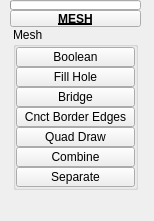
<?xml version="1.0" encoding="UTF-8"?>
<ui version="4.0">
 <class>QtUi</class>
 <widget class="QMainWindow" name="QtUi">
  <property name="enabled">
   <bool>true</bool>
  </property>
  <property name="geometry">
   <rect>
    <x>0</x>
    <y>0</y>
    <width>154</width>
    <height>221</height>
   </rect>
  </property>
  <property name="minimumSize">
   <size>
    <width>0</width>
    <height>0</height>
   </size>
  </property>
  <property name="maximumSize">
   <size>
    <width>999</width>
    <height>999</height>
   </size>
  </property>
  <property name="windowTitle">
   <string>Toolkit</string>
  </property>
  <property name="layoutDirection">
   <enum>Qt::LeftToRight</enum>
  </property>
  <property name="tabShape">
   <enum>QTabWidget::Triangular</enum>
  </property>
  <property name="dockNestingEnabled">
   <bool>true</bool>
  </property>
  <property name="dockOptions">
   <set>QMainWindow::AllowNestedDocks|QMainWindow::AllowTabbedDocks|QMainWindow::AnimatedDocks|QMainWindow::ForceTabbedDocks</set>
  </property>
  <property name="balette" stdset="0">
   <palette>
    <active>
     <colorrole role="ButtonText">
      <brush brushstyle="SolidPattern">
       <color alpha="255">
        <red>255</red>
        <green>255</green>
        <blue>255</blue>
       </color>
      </brush>
     </colorrole>
     <colorrole role="Highlight">
      <brush brushstyle="SolidPattern">
       <color alpha="255">
        <red>168</red>
        <green>152</green>
        <blue>250</blue>
       </color>
      </brush>
     </colorrole>
    </active>
    <inactive>
     <colorrole role="ButtonText">
      <brush brushstyle="SolidPattern">
       <color alpha="255">
        <red>255</red>
        <green>255</green>
        <blue>255</blue>
       </color>
      </brush>
     </colorrole>
     <colorrole role="Highlight">
      <brush brushstyle="SolidPattern">
       <color alpha="255">
        <red>168</red>
        <green>152</green>
        <blue>250</blue>
       </color>
      </brush>
     </colorrole>
    </inactive>
    <disabled>
     <colorrole role="ButtonText">
      <brush brushstyle="SolidPattern">
       <color alpha="255">
        <red>120</red>
        <green>120</green>
        <blue>120</blue>
       </color>
      </brush>
     </colorrole>
     <colorrole role="Highlight">
      <brush brushstyle="SolidPattern">
       <color alpha="255">
        <red>0</red>
        <green>120</green>
        <blue>215</blue>
       </color>
      </brush>
     </colorrole>
    </disabled>
   </palette>
  </property>
  <widget class="QWidget" name="mainWindow">
   <property name="balette" stdset="0">
    <palette>
     <active>
      <colorrole role="Highlight">
       <brush brushstyle="SolidPattern">
        <color alpha="255">
         <red>168</red>
         <green>152</green>
         <blue>250</blue>
        </color>
       </brush>
      </colorrole>
     </active>
     <inactive>
      <colorrole role="Highlight">
       <brush brushstyle="SolidPattern">
        <color alpha="255">
         <red>168</red>
         <green>152</green>
         <blue>250</blue>
        </color>
       </brush>
      </colorrole>
     </inactive>
     <disabled>
      <colorrole role="Highlight">
       <brush brushstyle="SolidPattern">
        <color alpha="255">
         <red>168</red>
         <green>152</green>
         <blue>250</blue>
        </color>
       </brush>
      </colorrole>
     </disabled>
    </palette>
   </property>
   <widget class="QWidget" name="layoutWidget">
    <property name="geometry">
     <rect>
      <x>10</x>
      <y>0</y>
      <width>131</width>
      <height>206</height>
     </rect>
    </property>
    <layout class="QGridLayout" name="gridLayout">
     <property name="spacing">
      <number>0</number>
     </property>
     <item row="0" column="1" colspan="2">
      <widget class="TkProgressBar" name="progressBar">
       <property name="sizePolicy">
        <sizepolicy hsizetype="Ignored" vsizetype="Fixed">
         <horstretch>0</horstretch>
         <verstretch>0</verstretch>
        </sizepolicy>
       </property>
       <property name="minimumSize">
        <size>
         <width>0</width>
         <height>10</height>
        </size>
       </property>
       <property name="maximumSize">
        <size>
         <width>16777215</width>
         <height>10</height>
        </size>
       </property>
       <property name="value">
        <number>0</number>
       </property>
       <property name="textVisible">
        <bool>false</bool>
       </property>
      </widget>
     </item>
     <item row="2" column="1" colspan="2">
      <layout class="QHBoxLayout" name="horizontalLayout">
       <item>
        <layout class="QVBoxLayout" name="verticalLayout">
         <property name="spacing">
          <number>0</number>
         </property>
         <item>
          <widget class="QGroupBox" name="Mesh">
           <property name="minimumSize">
            <size>
             <width>125</width>
             <height>0</height>
            </size>
           </property>
           <property name="maximumSize">
            <size>
             <width>125</width>
             <height>999</height>
            </size>
           </property>
           <property name="title">
            <string>Mesh</string>
           </property>
           <layout class="QVBoxLayout" name="verticalLayout_2">
            <property name="spacing">
             <number>0</number>
            </property>
            <property name="leftMargin">
             <number>0</number>
            </property>
            <property name="topMargin">
             <number>0</number>
            </property>
            <property name="rightMargin">
             <number>0</number>
            </property>
            <property name="bottomMargin">
             <number>0</number>
            </property>
            <item>
             <widget class="TkToolButton" name="tb008">
              <property name="enabled">
               <bool>true</bool>
              </property>
              <property name="minimumSize">
               <size>
                <width>0</width>
                <height>20</height>
               </size>
              </property>
              <property name="maximumSize">
               <size>
                <width>125</width>
                <height>20</height>
               </size>
              </property>
              <property name="toolTip">
               <string>Preforms a boolean union on the selected polygon objects creating a new object</string>
              </property>
              <property name="text">
               <string>Boolean</string>
              </property>
              <property name="iconSize">
               <size>
                <width>18</width>
                <height>18</height>
               </size>
              </property>
             </widget>
            </item>
            <item>
             <widget class="QPushButton" name="b001">
              <property name="enabled">
               <bool>true</bool>
              </property>
              <property name="minimumSize">
               <size>
                <width>0</width>
                <height>20</height>
               </size>
              </property>
              <property name="maximumSize">
               <size>
                <width>125</width>
                <height>20</height>
               </size>
              </property>
              <property name="toolTip">
               <string>Cap holes modifier</string>
              </property>
              <property name="text">
               <string>Fill Hole</string>
              </property>
              <property name="iconSize">
               <size>
                <width>18</width>
                <height>18</height>
               </size>
              </property>
             </widget>
            </item>
            <item>
             <widget class="TkToolButton" name="tb001">
              <property name="enabled">
               <bool>true</bool>
              </property>
              <property name="minimumSize">
               <size>
                <width>0</width>
                <height>20</height>
               </size>
              </property>
              <property name="maximumSize">
               <size>
                <width>125</width>
                <height>20</height>
               </size>
              </property>
              <property name="toolTip">
               <string>Create a bridge between two sets of edges or faces</string>
              </property>
              <property name="text">
               <string>Bridge</string>
              </property>
              <property name="iconSize">
               <size>
                <width>18</width>
                <height>18</height>
               </size>
              </property>
             </widget>
            </item>
            <item>
             <widget class="QPushButton" name="b021">
              <property name="enabled">
               <bool>true</bool>
              </property>
              <property name="minimumSize">
               <size>
                <width>0</width>
                <height>20</height>
               </size>
              </property>
              <property name="maximumSize">
               <size>
                <width>125</width>
                <height>20</height>
               </size>
              </property>
              <property name="toolTip">
               <string>Automatically build mesh between two selected edge borders.</string>
              </property>
              <property name="text">
               <string>Cnct Border Edges</string>
              </property>
              <property name="iconSize">
               <size>
                <width>18</width>
                <height>18</height>
               </size>
              </property>
             </widget>
            </item>
            <item>
             <widget class="QPushButton" name="b028">
              <property name="enabled">
               <bool>true</bool>
              </property>
              <property name="minimumSize">
               <size>
                <width>0</width>
                <height>20</height>
               </size>
              </property>
              <property name="maximumSize">
               <size>
                <width>125</width>
                <height>20</height>
               </size>
              </property>
              <property name="toolTip">
               <string>Enter quad draw tool</string>
              </property>
              <property name="text">
               <string>Quad Draw</string>
              </property>
              <property name="iconSize">
               <size>
                <width>18</width>
                <height>18</height>
               </size>
              </property>
             </widget>
            </item>
            <item>
             <widget class="TkToolButton" name="tb002">
              <property name="enabled">
               <bool>true</bool>
              </property>
              <property name="minimumSize">
               <size>
                <width>0</width>
                <height>20</height>
               </size>
              </property>
              <property name="maximumSize">
               <size>
                <width>125</width>
                <height>20</height>
               </size>
              </property>
              <property name="toolTip">
               <string>Combine the selected polygon objects into one single object to allow operations such as merges or face trims</string>
              </property>
              <property name="text">
               <string>Combine</string>
              </property>
              <property name="iconSize">
               <size>
                <width>18</width>
                <height>18</height>
               </size>
              </property>
             </widget>
            </item>
            <item>
             <widget class="QPushButton" name="b002">
              <property name="enabled">
               <bool>true</bool>
              </property>
              <property name="minimumSize">
               <size>
                <width>0</width>
                <height>20</height>
               </size>
              </property>
              <property name="maximumSize">
               <size>
                <width>125</width>
                <height>20</height>
               </size>
              </property>
              <property name="toolTip">
               <string>Separates the selected polygonobject shells or the shells of any selected faces from the object into one object into distinct objects</string>
              </property>
              <property name="text">
               <string>Separate</string>
              </property>
              <property name="iconSize">
               <size>
                <width>18</width>
                <height>18</height>
               </size>
              </property>
             </widget>
            </item>
           </layout>
          </widget>
         </item>
         <item>
          <spacer name="verticalSpacer">
           <property name="orientation">
            <enum>Qt::Vertical</enum>
           </property>
           <property name="sizeHint" stdset="0">
            <size>
             <width>20</width>
             <height>40</height>
            </size>
           </property>
          </spacer>
         </item>
        </layout>
       </item>
      </layout>
     </item>
     <item row="1" column="1" colspan="2">
      <widget class="TkPushButton_Draggable" name="d000">
       <property name="minimumSize">
        <size>
         <width>19</width>
         <height>17</height>
        </size>
       </property>
       <property name="maximumSize">
        <size>
         <width>999</width>
         <height>17</height>
        </size>
       </property>
       <property name="font">
        <font>
         <weight>75</weight>
         <bold>true</bold>
         <underline>true</underline>
        </font>
       </property>
       <property name="text">
        <string>MESH</string>
       </property>
       <property name="checkable">
        <bool>true</bool>
       </property>
      </widget>
     </item>
    </layout>
   </widget>
  </widget>
 </widget>
 <customwidgets>
  <customwidget>
   <class>TkToolButton</class>
   <extends>QToolButton</extends>
   <header>widgets.tktoolbutton.h</header>
  </customwidget>
  <customwidget>
   <class>TkPushButton_Draggable</class>
   <extends>QPushButton</extends>
   <header>widgets.tkpushbuttondraggable.h</header>
  </customwidget>
  <customwidget>
   <class>TkProgressBar</class>
   <extends>QProgressBar</extends>
   <header>widgets.tkprogressbar.h</header>
  </customwidget>
 </customwidgets>
 <resources/>
 <connections/>
 <designerdata>
  <property name="gridDeltaX">
   <number>5</number>
  </property>
  <property name="gridDeltaY">
   <number>5</number>
  </property>
  <property name="gridSnapX">
   <bool>true</bool>
  </property>
  <property name="gridSnapY">
   <bool>true</bool>
  </property>
  <property name="gridVisible">
   <bool>true</bool>
  </property>
 </designerdata>
</ui>
